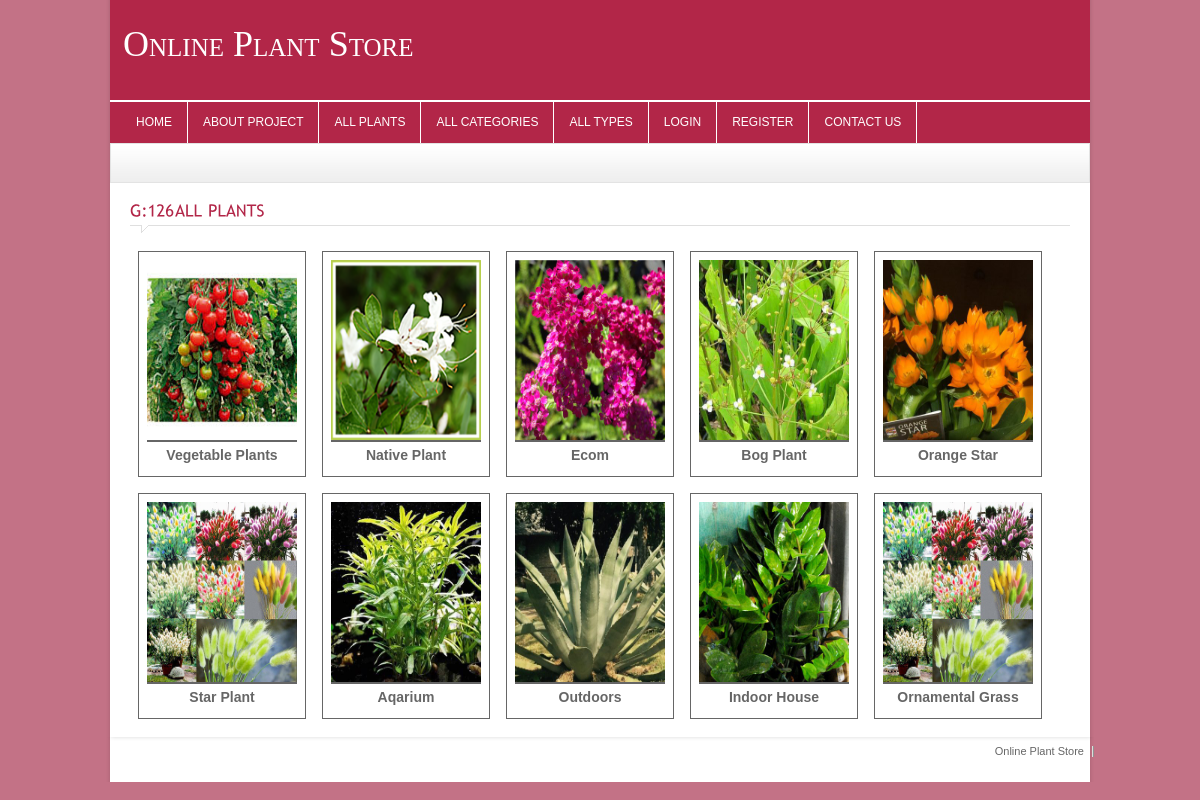
The app's page /product-listing.php with its own data.
### tables this page shows
CREATE TABLE `product` (
  `product_id` int NOT NULL,
  `product_name` varchar(255) NOT NULL,
  `product_type_id` int NOT NULL,
  `product_company_id` int NOT NULL,
  `product_price` varchar(255) NOT NULL,
  `product_image` varchar(255) NOT NULL,
  `product_description` varchar(255) NOT NULL,
  `product_stock` varchar(255) NOT NULL
);

### includes/functions.php (called while the page is built, shortened)
<?php
$SERVER_PATH = "http://127.0.0.1/online_plant_store/";
?>

### product-listing.php (the view, shortened to what this page needs)
<?php
	include_once("includes/header.php");
	include_once("includes/db_connect.php");
	$SQL="SELECT * FROM `product`, `company`, `type` WHERE product_type_id = type_id AND product_company_id = company_id";
	$rs=mysqli_query($con,$SQL) or die(mysqli_error($con));
?>
	<div class="crumb">
    </div>
	<div id="content_sec">
		<div class="col1" style="width:100%">
		<div class="contact">
			<h4 class="heading colr">All Plants</h4>
			<form name="frm_product" action="lib/product.php" method="post">
				<div class="static">
					<?php
					while($data = mysqli_fetch_assoc($rs))
					{
					?>
					<div style="float:left; border:1px solid; margin:8px; padding:8px">
						<a href="product-details.php?product_id=<?php echo $data[product_id] ?>"><img src="<?=$SERVER_PATH.'uploads/'.$data[product_image]?>" style="height:180px; width:150px"></a><br>
						<div style="text-align:center; border-top:2px solid; padding: 5px 0px; font-weight:bold; font-size:14px;"><?=$data[product_name]?></div>
					</div>
					<?php } ?>
				</div>
			</form>
		</div>
		</div>
	</div>
<?php include_once("includes/footer.php"); ?>

### css/style.css (style rules this page uses)
* { padding:0px; margin:0px; }
body { background-color:#c37286; font-family:Arial, Helvetica, sans-serif; font-size:11px; color:#666666; float:left; width:100%; }
a { text-decoration:none; outline:none; color:#666666; }
a img { border:none; }
.colr { color:#b22648 !important; }
h4 { font-size:16px; font-weight:normal; }
.heading { padding:10px 0px 14px 0px !important; width:100% !important; margin-bottom:10px !important; text-transform:uppercase; background-image:url(../images/heading.gif); background-repeat:no-repeat; background-position:left bottom; }
#content_sec { width:940px; padding:10px 20px; margin-left:10px; background-color:#FFF; float:left; }
.col1 { width:675px; float:left; }
.crumb { width:958px; height:30px; padding:8px 10px 0px 10px; background-image:url(../images/crumb.gif); background-repeat:repeat-x; margin-left:10px; border:#e3e3e3 solid 1px; }
.static { float:left; width:928px; }

### css/slider.css (style rules this page uses)
* { margin: 0; padding: 0; }

### records on screen
product: product_image (picture), product_name "Vegetable Plants"
product: product_image (picture), product_name "Native Plant"
product: product_image (picture), product_name "Ecom"
product: product_image (picture), product_name "Bog Plant"
product: product_image (picture), product_name "Orange Star"
product: product_image (picture), product_name "Star Plant"
product: product_image (picture), product_name "Aqarium"
product: product_image (picture), product_name "Outdoors"
product: product_image (picture), product_name "Indoor House"
product: product_image (picture), product_name "Ornamental Grass"
